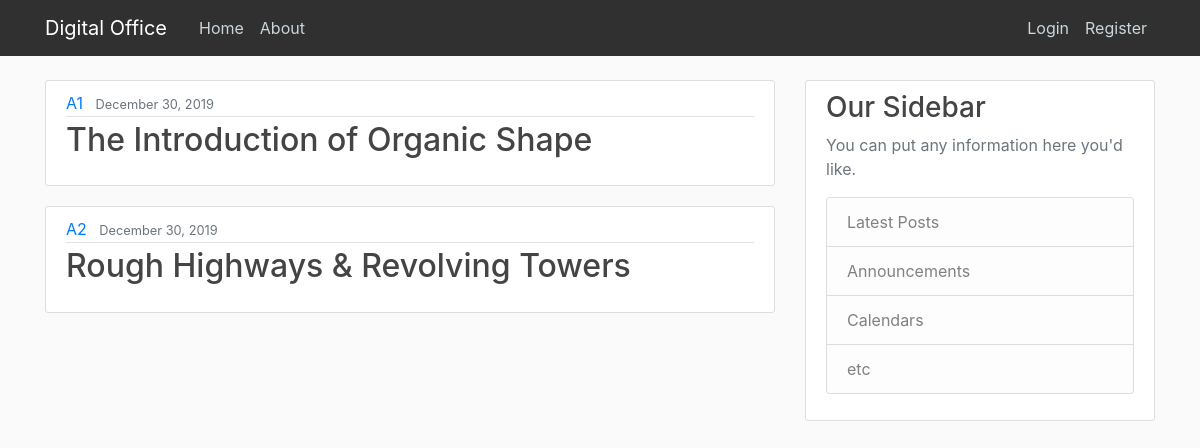
Page /blog on the committed database.
### blog/models.py (models this page shows, shortened)
class Files(models.Model):
    title=models.CharField(max_length=100)
    summary=models.TextField()
    date_posted=models.DateTimeField(auto_now_add=True)
    author=models.ForeignKey(User,on_delete=models.CASCADE)

### blog/views.py (the view)
# urls.py: path('',views.home,name='blog-home'),
def home(request):
    context={
        'Files': Files.objects.all()
    }
    return render(request,"blog/home.html",context)

### blog/templates/blog/home.html (shortened to what this page needs)
{% extends "blog/base.html" %}
{% block content %}
{% for file in Files %}
<article class="media content-section">
    <div class="media-body">
      <div class="article-metadata">
        <a class="mr-2" href="#">{{ file.author }}</a>
        <small class="text-muted">{{ file.date_posted | date:"F d, Y" }}</small>
      </div>
      <h2><a class="article-title" href="#">{{ file.title }}</a></h2>
    </div>
  </article>
{% endfor %}
{% endblock %}

### blog/static/blog/main.css (style rules this page uses)
body { background: #fafafa; color: #333333; margin-top: 5rem; }
h1, h2, h3, h4, h5, h6 { color: #444444; }
.content-section { background: #ffffff; padding: 10px 20px; border: 1px solid #dddddd; border-radius: 3px; margin-bottom: 20px; }
.article-title { color: #444444; }
.article-metadata { padding-bottom: 1px; margin-bottom: 4px; border-bottom: 1px solid #e3e3e3 }

### rows in the picture
Files: author "A1", date_posted "December 30, 2019", title "The Introduction of Organic Shape"
Files: author "A2", date_posted "December 30, 2019", title "Rough Highways & Revolving Towers"
